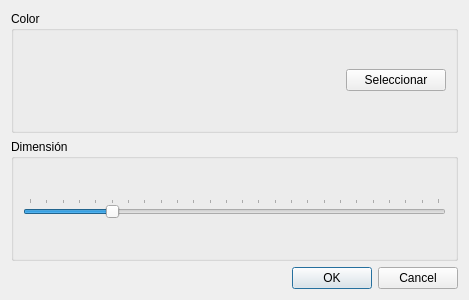
<?xml version="1.0" encoding="UTF-8"?>
<ui version="4.0">
 <class>Configuracion</class>
 <widget class="QDialog" name="Configuracion">
  <property name="geometry">
   <rect>
    <x>0</x>
    <y>0</y>
    <width>469</width>
    <height>300</height>
   </rect>
  </property>
  <property name="sizePolicy">
   <sizepolicy hsizetype="Fixed" vsizetype="Fixed">
    <horstretch>0</horstretch>
    <verstretch>0</verstretch>
   </sizepolicy>
  </property>
  <property name="windowTitle">
   <string>Dialog</string>
  </property>
  <layout class="QVBoxLayout" name="verticalLayout">
   <item>
    <widget class="QGroupBox" name="groupBox">
     <property name="title">
      <string>Color</string>
     </property>
     <layout class="QHBoxLayout" name="horizontalLayout">
      <item>
       <widget class="QWidget" name="wigetColor" native="true">
        <property name="minimumSize">
         <size>
          <width>50</width>
          <height>0</height>
         </size>
        </property>
        <property name="autoFillBackground">
         <bool>false</bool>
        </property>
       </widget>
      </item>
      <item>
       <widget class="QPushButton" name="btnColor">
        <property name="maximumSize">
         <size>
          <width>100</width>
          <height>16777215</height>
         </size>
        </property>
        <property name="text">
         <string>Seleccionar</string>
        </property>
       </widget>
      </item>
     </layout>
     <zorder>btnColor</zorder>
     <zorder>wigetColor</zorder>
    </widget>
   </item>
   <item>
    <widget class="QGroupBox" name="groupBox_2">
     <property name="title">
      <string>Dimensión</string>
     </property>
     <layout class="QHBoxLayout" name="horizontalLayout_2">
      <item>
       <widget class="QSlider" name="inDimension">
        <property name="maximum">
         <number>25</number>
        </property>
        <property name="pageStep">
         <number>5</number>
        </property>
        <property name="value">
         <number>5</number>
        </property>
        <property name="orientation">
         <enum>Qt::Horizontal</enum>
        </property>
        <property name="tickPosition">
         <enum>QSlider::TicksAbove</enum>
        </property>
       </widget>
      </item>
     </layout>
    </widget>
   </item>
   <item>
    <widget class="QDialogButtonBox" name="buttonBox">
     <property name="orientation">
      <enum>Qt::Horizontal</enum>
     </property>
     <property name="standardButtons">
      <set>QDialogButtonBox::Cancel|QDialogButtonBox::Ok</set>
     </property>
    </widget>
   </item>
  </layout>
 </widget>
 <resources/>
 <connections>
  <connection>
   <sender>buttonBox</sender>
   <signal>accepted()</signal>
   <receiver>Configuracion</receiver>
   <slot>accept()</slot>
   <hints>
    <hint type="sourcelabel">
     <x>248</x>
     <y>254</y>
    </hint>
    <hint type="destinationlabel">
     <x>157</x>
     <y>274</y>
    </hint>
   </hints>
  </connection>
  <connection>
   <sender>buttonBox</sender>
   <signal>rejected()</signal>
   <receiver>Configuracion</receiver>
   <slot>reject()</slot>
   <hints>
    <hint type="sourcelabel">
     <x>316</x>
     <y>260</y>
    </hint>
    <hint type="destinationlabel">
     <x>286</x>
     <y>274</y>
    </hint>
   </hints>
  </connection>
 </connections>
</ui>
